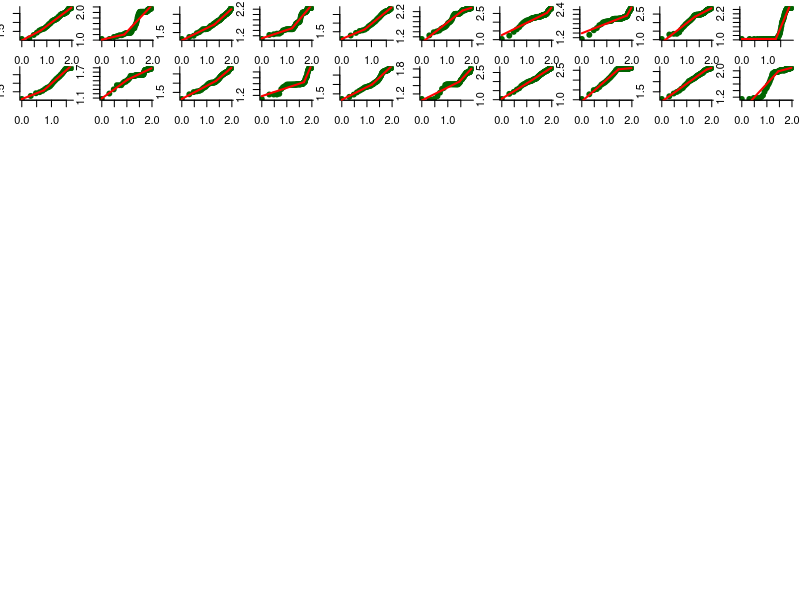

Source code (R): (Note: this script raises an error after producing the figure.)
###################################################################
##### Dynamic

dyn.sub.exp.Allee.SIR<-function(I0, bet=1.3, gam=5, p, t, Allee, migration, size, I50, K){
  out<-matrix(0, nrow = t, ncol=5)
  colnames(out)<-c("S","I","R", "New.I", "Imported")
  out[1,]<-c(K,I0,0,0,0)
  N<-K+I0
  for(i in 2:t){
    if(out[i-1,2]<=0)out[i-1,2]<-out[i,2]<-0
    if(out[i-1,1]<=0)out[i-1,1]<-out[i,1]<-0
        if(Allee==T){
          new.I<-(bet*(out[i-1,1]*(out[i-1,2])^p)/N)*(out[i-1,2]/(out[i-1,2]+I50))
          if(out[i-1,2]>0){
              rec.I<-(1/(gam*(out[i-1,2]/(out[i-1,2]+I50))))*out[i-1,2]
              } else {rec.I<-0}
          }
          if(Allee==F){
            new.I<-(bet*(out[i-1,1]*(out[i-1,2])^p)/N)
            rec.I<-(1/gam)*out[i-1,2]
        }
        rec.I<-rnbinom(n = 1, size = size, mu = rec.I)
        rec.I<-min(out[i-1,2],rec.I, na.rm=T)
        imported<-rnbinom(n = 1, size = size, mu = migration)
#        new.I<-rnbinom(n = 1, size = size, mu = new.I)
        new.I<-rpois(n = 1, lambda  = new.I)
        new.I<-min(new.I,out[i-1,2])        # ensure no more new infections than susceptible
        out[i,]<-c(out[i-1,1]-new.I, out[i-1,2]+new.I-rec.I+imported,out[i-1,3]+rec.I, new.I, imported)
    }
  out
}


##############################################
#############################################

p_se=1 # sin subexponencial
#p_se=0.8 # subexponencial
allee=T

par(mfrow=c(10,10), mar=c(1.5,1.5,0.5,0.5 ))
#for(i in 1:200){
generador <- function(p_se,allee,N) {
  rm(.Random.seed, envir=globalenv())
  dyn.sub.exp.Allee.SIR(I0=10, bet=0.8, gam=3 , p=p_se, t=100,  migration=1, size=0.2, I50=10, K=N, Allee = allee )->al
  imp<-cumsum(al[,5])  # cumulative number of imported cases
  al<-cumsum(al[,4])   # cumulative number of cases
  I.min<-which(al>9)
  al<-al[I.min]
  I.max<-which(al<0.8*1000)
  al<-al[I.max]
  print(length(al))
  al<-al[which(al>10 & al<2500)]
  imp<-imp[which(al>10 & al<2500)]
  #al<-al[which(al>10 )]
  #imp<-imp[which(al>10 )]
  if(length(al)>10){
    plot(log10(al)~log10(I(1:length(al))), bty="l", pch=19, col="darkgreen", main="")
    
  y<-log10(al)
  z<-log10(imp)
  x<-log10(1:length(y))
#  points(z~log10(I(1:length(al))), bty="l", pch=19, col="gold", main="", cex=.8)
  #ff0<-lm(y~x)
  ff1<-segmented(lm(y~x), seg.Z = ~x, npsi = 1)
  #aic<-AIC(ff0,ffp, ff1)[,2]
  #wi<-exp(-0.5*(aic-min(aic)))/sum(exp(-0.5*(aic-min(aic))))
  cfs = summary(ff1)
  plot(ff1, add=T, col="red")
  
  return(c(cfs$coefficients[,1],ifelse(is.null(cfs$psi),NA,cfs$psi[2]),al))
#  plot(ff1, add=T, col="red")
  }
}
# 
# par(mfrow=c(1,1), mar=c(1.5,1.5,1.5,1.5 ))
# 
# d=data.frame(n=1:5000)
# fits=sapply(d$n,FUN = generador)
# fnull=sapply(fits,FUN = is.null)
# sum(fnull)
# fits=fits[!fnull]
# 
# 
# cociente=sapply(fits, FUN = function(x) {
#   cfs = coef(x)
#   return(cfs[3] / cfs[2])
# })
# hist(log(cociente),20)
# 
# resta=sapply(fits, FUN = function(x) {
#   cfs = coef(x)
#   return(cfs[3] - cfs[2])
# })
# hist(resta,20)
# 

library(tidyr)
library(dplyr)
library(ggplot2)
library(ggpubr)
library(segmented)
library(ggforce)
nRepeats = 10
alleeCoefs = c(F,T)
pob_condados = c(5.27,0.46)
pob_paises = c(16.3,1.57)


N=round(10^rnorm(nRepeats,pob_paises[1],pob_paises[2]))  #valores para paises
#N=round(10^rnorm(nRepeats,pob_condados[1],pob_condados[2]))  #valores para condados
#subExpCoefs = c(0.8,1) #con y sin subexp
subExpCoefs = 0.65
nRows=length(alleeCoefs)*length(subExpCoefs)

cuadrantes = tibble(n=seq(1,nRows*nRepeats),
                  allee=rep(alleeCoefs,nRows/length(alleeCoefs)*nRepeats),
                    allee.f = ifelse(allee,"with Allee effect","without Allee effect"),
                    subexp = rep(subExpCoefs,each=nRows/length(subExpCoefs)*nRepeats),subexp.f = ifelse(subexp<1,"with subexp. growth","without subexp. growth"),
                    N=rep(N,each=nRows))

cuadrantes = cuadrantes %>% rowwise() %>% 
  # mutate(modelo=list(generador(subexp,allee)),fit=list(coef(modelo,include.psi=T)))
  mutate(fit=list(generador(subexp,allee,N)))

#cuadrantes = 
cuadrantes %>% 
  unnest(fit)  %>% 
  group_by(n) %>% 
  mutate(coef=c(paste0("coef.",1:5),paste0("t.",1:(n()-5)))) %>% View()
  spread(key=coef,value  = fit) %>% 
  rowwise() %>% 
  mutate(cociente = coef.3/coef.2,resta=coef.3 - coef.2,
         angle = atan(abs((coef.3 - coef.2)/(1-coef.3*coef.2))),
         coef.4 = coef.2+coef.3,
         infec.Corte=ifelse(is.null(coef.5),NA,coef.1 + coef.4*coef.5))


#cuadrantes = cuadrantes %>% rowwise() %>% mutate(angle = atan(abs((coef.3 - coef.2)/(1-coef.3*coef.2)))  )
#cuadrantes = cuadrantes %>%ungroup() %>%  rowwise() %>% mutate(infec.Corte = coef.1 + coef.2*coef.5  )

#cuadrantes$coef.1 + cuadrantes$coef.2*cuadrantes$coef.5

cuadrantes %>% group_by(allee.f,subexp.f) %>% 
  summarize_at(c("cociente","resta","angle"),.funs = list("median"=median,"iqr"=IQR),na.rm=T)

#filtrar casos con muy poco slope inicial y mucho final - cociente>5000
#cuadrantes=cuadrantes %>%  filter(cociente<5000,cociente>0)

# cuadrantes %>% ggplot(aes(x=log(cociente),fill=interaction(allee.f,subexp.f))) + geom_histogram(alpha=.3) + facet_wrap(~subexp.f*allee.f)
# cuadrantes %>% ggplot(aes(x=log(cociente),fill=allee)) + geom_histogram() 
# cuadrantes %>% ggplot(aes(x=resta,fill=allee.f)) + geom_histogram() + facet_grid(rows = "allee.f~subexp.f")
# 
# cuadrantes %>% ggplot(aes(x=log(cociente),fill=allee.f)) + geom_histogram() + facet_grid(rows = "allee.f~subexp.f",)
# 
# cuadrantes %>% ggplot(aes(y=log(cociente),x=log(1+coef.2),col=allee.f)) + geom_point(alpha=.2)+
#   facet_wrap(~subexp.f)+
#   labs(x="log(1+initial slope)",y="log(second slope/first slope)")
# 
# cuadrantes %>% ggplot(aes(y=coef.4,x=coef.2,col=allee.f)) + geom_point(alpha=.5)+
#   facet_wrap(~subexp.f)+
#   labs(x="log(first slope)",y="log(second slope)")
# 
cuadrantes$allee.f = factor(cuadrantes$allee.f)

# cuadrantes %>% mutate_at(c("coef.2","coef.3","cociente"),.funs = list("log"=function(x) log(1+x))) %>% 
# ggscatterhist(x="coef.2_log",y="cociente_log",
#   color="allee.f",alpha=0.6,size=3,
#   margin.plot="boxplot",
#   ggtheme=theme_bw(),
#   xlab="log(1+initial slope)",
#   ylab="log(1+final slope / initial slope)"
# ) 
colnames(cuadrantes)[c(8,10)]=c("initial.slope","slope.after.thresh")

cuadrantes=cuadrantes %>%  filter(initial.slope>0)



## -------------- PLOT CON CONVEX HULL -----------------
xlims=c(-0.25,2)
ylims= c(-1,15)
plot_slopes = 
cuadrantes %>% #mutate_at(c("coef.2","coef.4"),.funs = list("log10"=function(x) log10(1+x))) %>%
  slice(sample(nrow(cuadrantes),1000)) %>% 
ggscatterhist(x="initial.slope",y="slope.after.thresh",
              color="allee.f",alpha=.3,size=3,
              margin.plot="boxplot",
              ggtheme=theme_bw(),
              xlab="initial slope",
              ylab="slope after threshold",
              palette = c("#b33018","#14b74b"),
              ylim=ylims,
              xlim=xlims
)
plot_slopes$sp <-plot_slopes$sp+
  geom_abline(slope=1,intercept = 0,linetype="dotted") +  
  geom_mark_hull(concavity = 5,radius=.035,aes(fill=allee.f)) 

plot_slopes$sp$labels$colour=""
plot_slopes$sp$labels$fill=""
plot_slopes$yplot=plot_slopes$yplot + ylim(ylims)
plot_slopes$xplot=plot_slopes$xplot + ylim(xlims)
plot_slopes
print_plot_slopes = print(plot_slopes)
ggsave(print_plot_slopes,filename = "fig1_slopes.pdf",height = 4,width = 5)

##############################

cuadrantes %>% #mutate_at(c("coef.2","coef.3","cociente"),.funs = list("log"=function(x) log(1+x))) %>% 
  
  ggscatterhist(x="coef.2",y="angle",
                color="allee.f",alpha=0.6,size=3,
                margin.plot="boxplot",
                ggtheme=theme_bw(),
                xlab="initial slope",
                ylab="angle between slopes",
                palette = c("#ff9e47","#14b74b")
  )

cuadrantes %>% 
  ggscatterhist(x="infec.Corte",y="angle",
                color="allee.f",alpha=0.6,size=3,
                margin.plot="boxplot",
                ggtheme=theme_bw(),
                xlab="log10(infected at threshold)",
                ylab="angle between slopes"
  )

cuadrantes %>% 
  ggscatterhist(x="coef.5",y="angle",
                color="allee.f",alpha=0.6,size=3,
                margin.plot="boxplot",
                ggtheme=theme_bw(),
                xlab="log10(time to threshold)",
                ylab="angle between slopes"
  )





cuadrantes %>% ggplot(aes(y=coef.3,x=coef.2,col=allee.f)) + geom_point(alpha=.2)+
  facet_wrap(~subexp.f)+
  labs(x="initial slope)",y="final slope")


cuadrantes %>% ggplot(aes(y=log(cociente),col=interaction(allee,subexp.f),x=resta)) + geom_point() +
  facet_wrap(~subexp.f)


f###################################################################
##### plot with/wihout Allee and subexponential

plot.alle.migra.su.exp<-function(I0, bet, gam , p, t,  migration, size, I50, K, it){
  require(segmented)
  par(mfrow=c(2,2), mar=c(4,4,4,4))
  dyn.median<-list()
  for(pp in c(1,p)){
    #    for(m in c(0,migration)){
    for(allee in c(F,T)){
      out.t<-NULL
      for(i in 1:it){
        dyn.sub.exp.Allee.SIR(I0 = I0, bet = bet, gam = gam, p = pp, t = t, Allee = allee, migration = migration, size = size, I50 = I50, K = K)->al
        #return(al)       
        al<-cumsum(al[,4])
        out.t<-rbind(out.t, al)
      }
      out<- apply(out.t, 2, quantile, c(0.025,0.5,0.975))
      #    ii<-which(diff(al)==max(diff(al)))
      Total.Infected<-out[2,]
      
      if(sum(Total.Infected)==0)return("No epidemic")      
      if(allee ==T & pp<1 )          title<-"With Allee & With Sub.exp"
      if(allee ==T & pp==1 )         title<-"With Allee & Without Sub.exp "
      if(allee ==F & pp==1 )         title<-"Without Allee & Without Sub.exp "
      if(allee ==F & pp<1 )          title<-"Without Allee & With Sub.exp"
      if(allee==F){  
        Total.Infected<-Total.Infected[which(Total.Infected>1 & Total.Infected<K*0.25)]
        #         dyn.median[length(dyn.median)+1]<-c(allee, pp,Total.Infected)
        plot(log10(Total.Infected)~log10(I(1:length(Total.Infected))), bty="l", pch=19, 
             col="navy", main=title, ylim=c(0.95,max(log10(Total.Infected))),
             xlab="Log10(day)", ylab="Log10(total Infected)", xlim=c(0,log10(t)))
        #      points(log10(out[1,which(Total.Infected>9)])~log10(I(1:length(Total.Infected))), col="navy", lty=2, type="l")
        #      points(log10(out[3,which(Total.Infected>9)])~log10(I(1:length(Total.Infected))), col="navy", lty=2, type="l")
      }
      if(allee==T){
        Total.Infected<-Total.Infected[which(Total.Infected>1 & Total.Infected<K*0.25)]
        #        dyn.median<-rbind(dyn.median, c(allee, pp,Total.Infected))
        plot(log10(Total.Infected)~log10(I(1:length(Total.Infected))), bty="l", pch=19, col="darkred", main=title)
        # points(log10(out[1,I.min])~log10(I(1:length(Total.Infected))), col="darkred", lty=2, type="l")
        #  points(log10(out[3,I.min])~log10(I(1:length(Total.Infected))), col="darkred", lty=2, type="l")
        y<-log10(Total.Infected); x<-log10(1:length(y))
        DI<-log10(diff(Total.Infected))
        ff0<-lm(y~x)
        ff1<-segmented(lm(y~x), seg.Z = ~x, npsi = 1)
        ff3<-lm(y~x+I(x^2)+I(x^3))
        #        #Vivouda et al. 2016 Epidemics 15: 27–37 (DI=r*Ct^p)
        aic<-AIC(ff0,ff1, ff3)[,2]
        wi<-exp(-0.5*(aic-min(aic)))/sum(exp(-0.5*(aic-min(aic))))
        print(wi)
        fit<-summary(ff1)
        plot(ff1, add=T, col="red")
      }
    }
  }
  #colnames(dyn.median)<-c("Allee", "sub.exp",1:t)  
  dyn.median
}




#I0 = 0, bet = 1.2, gam = 5.5, p = 0.8, t = 100, Allee = T, migration = 3, size = 0.75, I50 = 20, K = 10000

#dd<-plot.alle.migra.su.exp(I0=0, bet=1.2, gam=5.5 , p=.8, t=200,  migration=1, size=0.5, I50=20, K=10000, it=200)
#dd<-plot.alle.migra.su.exp(I0=0, bet=0.8, gam=3.5 , p=.8, t=100,  migration=1, size=0.25, I50=20, K=10000, it=500)
dd<-plot.alle.migra.su.exp(I0=0, bet=0.8, gam=3 , p=.8, t=200,  migration=1, size=0.2, I50=20, K=100000, it=500)
